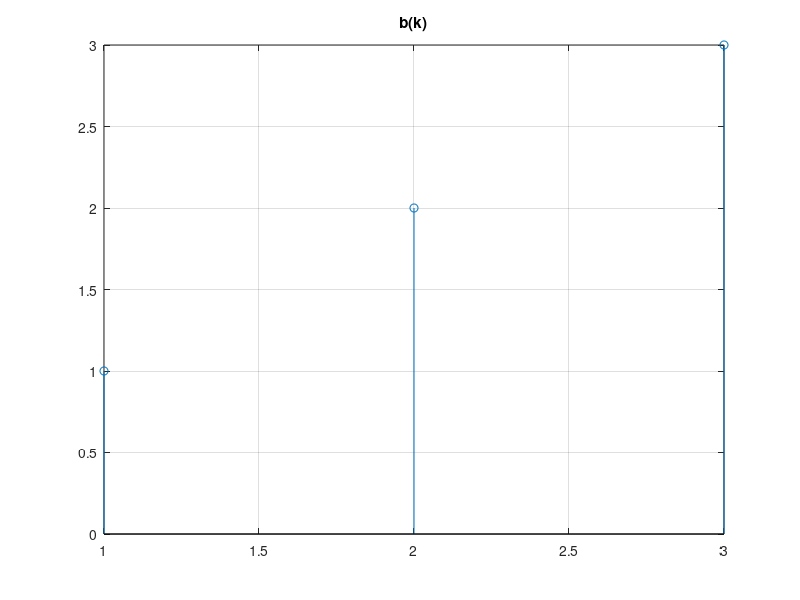
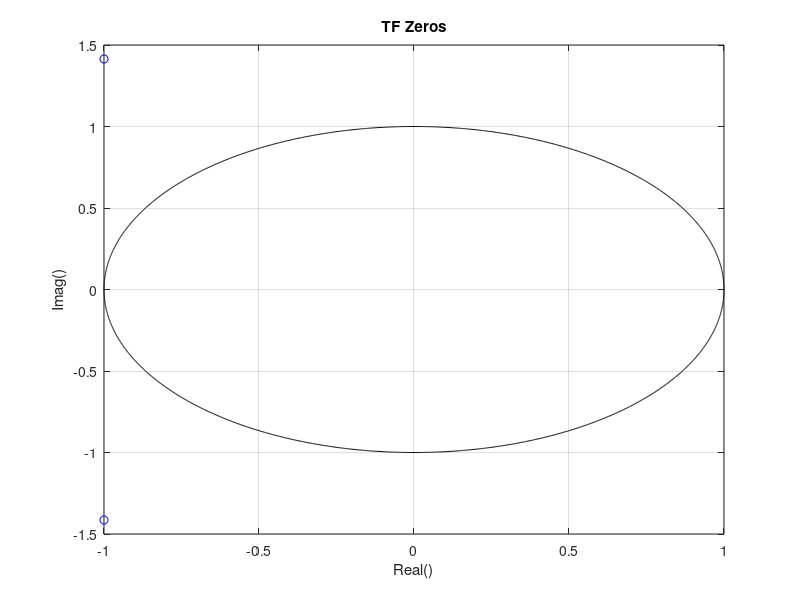
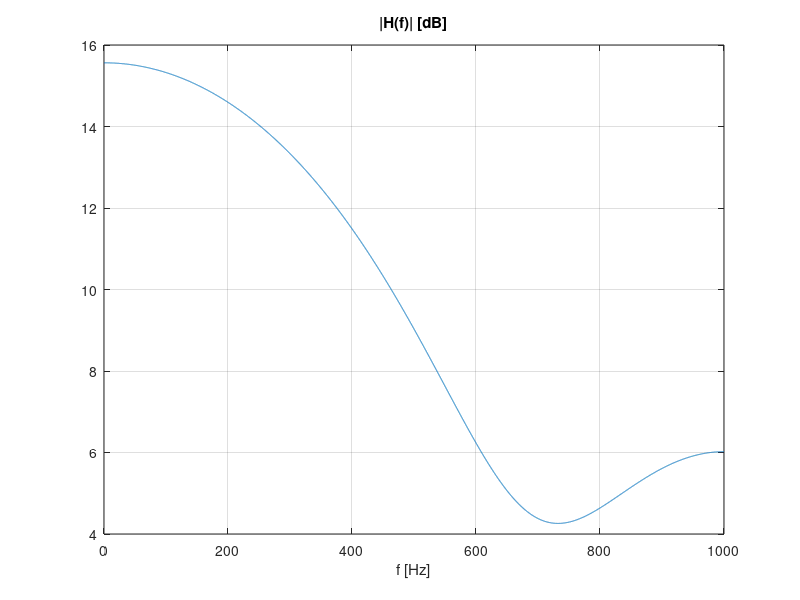
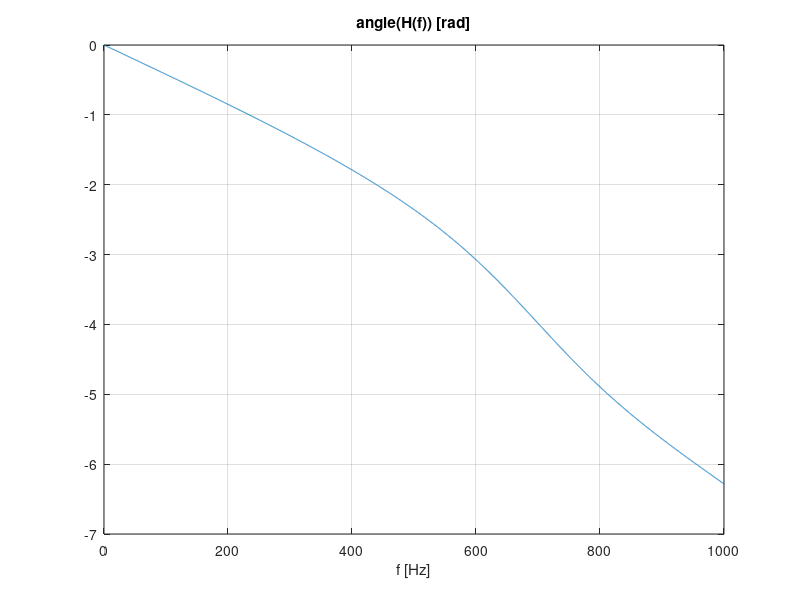

Here is the MATLAB script that generated these plots, in order:
% cps_09_fir_intro.m
clear all; close all;

% Projekt/wybor wartosci wspolczynnikow "b" filtra FIR
fpr = 2000;                    % czestotliwosc probkowania
M  = 201;                      % liczba wspolczynnikow filtra
b = [ 1 2 3 ];                 % wagi filtra [b0, b1, b2, b3,...]
%b = fir1(M-1, 100/(fpr/2)); % metoda okien: M wspolczynnkow, filtr low-pass, f0=100Hz
%b = fir2(M-1,[0 75 250 fpr/2]/(fpr/2),[1 1 0 0]);        % odwrotne DFT: czestotliwosc->wzmocnienie
%b = firls(M-1,[0 75 250 fpr/2]/(fpr/2),[1 1 0 0],[1 10]); % optymalizacja LS
%b = firpm(M-1,[0 75 250 fpr/2]/(fpr/2),[1 1 0 0],[1 10]); % minimalny blad maksymalny
	figure; stem(b); title('b(k)'); grid; pause

% Polozenie zer transmitancji
z = roots(b);                   % pierwiastki wielomianu licznika
    figure;
    var = 0 : pi/1000 : 2*pi; c=cos(var); s=sin(var);
    plot(real(z),imag(z),'bo', c,s,'k-'); grid;
    title('TF Zeros'); xlabel('Real()'); ylabel('Imag()'); pause

% Weryfikacja zaprojektowanego filta
% Odpowiedzi: amplitudowa, fazowa, impulsowa, skokowa
f = 0 : 0.1 : 1000;             % czestotliwosc w hercach
wn = 2*pi*f/fpr;                % czestotliwosc katowa unormowana (/fpr)
zz = exp(-j*wn);                % odwrotnosc zmiennej transformacji Z: z^(-1)
H = polyval(b(end:-1:1),zz);    % odpowiedz czestotliwosciowa, transmitancja dla zz=exp(-j*wn)
% H = freqz(b,1,f,fpr);         % to samo za pomoca jednej funkcji Matlaba
    figure; plot(f,20*log10(abs(H))); xlabel('f [Hz]'); title('|H(f)| [dB]'); grid; pause
    figure; plot(f,unwrap(angle(H))); xlabel('f [Hz]'); title('angle(H(f)) [rad]'); grid; pause

% Sygnal wejsciowy x(n) - suma dwoch sinusoid: 20 oraz 500 Hz
Nx = 2000;                      % liczba probek sygnalu
dt = 1/fpr; t = dt*(0:Nx-1);    % chwile pobierania probek (probkowania)
%x = zeros(1,Nx); x(1) = 1;     % impuls jednostkowy (delta Kroneckera)
x = sin(2*pi*20*t+pi/3) + sin(2*pi*500*t+pi/7);  % suma dwoch sinusow

% Cyfrowa filtracja FIR: x(n) --> [ b ] --> y(n)
M = length(b);                  % liczba wspolczynnikow b(k) filtra FIR
bx = zeros(1,M);                % bufor na probki wejsciowe sygnalu x(n)
for n = 1 : Nx                  % PETLA GLOWNA
    bx = [ x(n) bx(1:M-1) ];    % umiesc kolejna probke x(n) w buforze bx
    y(n) = sum( bx .* b );      % wykonaj filtacje (srednia wazona), oblicz y(n)
end                             % 
%y = filter(b,1,x);             % to samo z uzyciem funkcji filter()              
%y = conv(x,b); y=y(1:NX);      % to samo z uzyciem funkcji conv()
  
% RYSUNKI: porownanie sygnalu wejsciowego (WE) i wyjsciowego (WY)
figure;
subplot(211); plot(t,x); grid;               % sygnal wejsciowy x(n)
subplot(212); plot(t,y); grid; pause         % sygnal wyjsciowy y(n)
figure; % widma DFT drugich polowek obu sygnalow (usuniecie stanu przejsciowego z WY)
k=Nx/2+1:Nx;  f0 = fpr/(Nx/2);  f=f0*(0:Nx/2-1); 
subplot(211); plot(f,20*log10(abs(2*fft(x(k)))/(Nx/2))); grid; 
subplot(212); plot(f,20*log10(abs(2*fft(y(k)))/(Nx/2))); grid; pause
figure; % synchronizacja sygnalow WE i WY
subplot(211); plot(t,x,'r-',t,y,'b-'); grid;               % brak synchronizacji WE i WY
P=(M-1)/2; t=t(P+1:end-P); x=x(P+1:end-P); y=y(2*P+1:end); % kompensacja opoznienia
subplot(212); plot(t,x,'r-',t,y,'b-'); grid; pause         % po synchronizacji WE i WY
